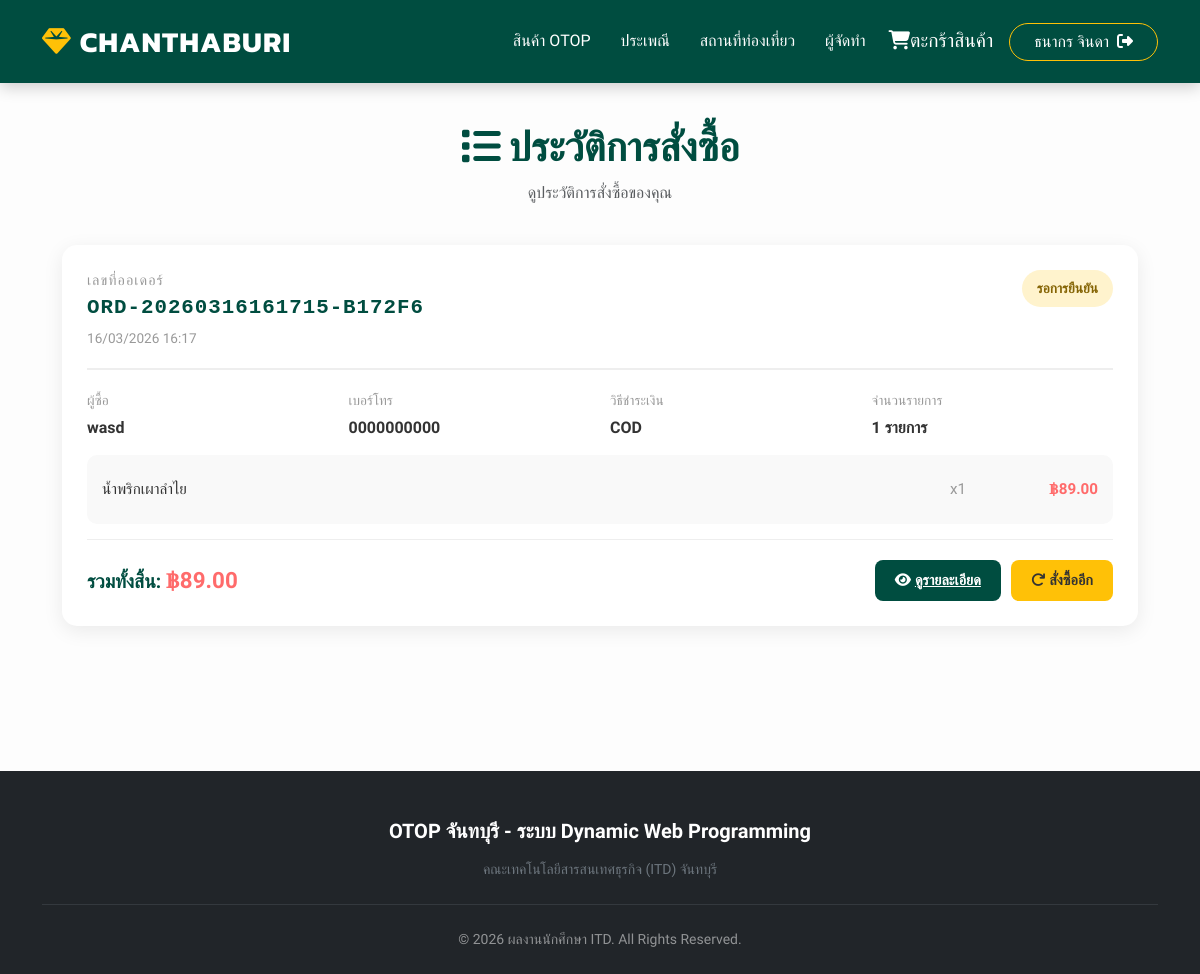
The page /view_orders.php (signed in) on the database its author committed.
### tables this page shows
CREATE TABLE IF NOT EXISTS `orders` (
  `id` int NOT NULL AUTO_INCREMENT,
  `user_id` int DEFAULT NULL,
  `order_number` varchar(50) NOT NULL,
  `total_amount` decimal(10,2) NOT NULL,
  `shipping_cost` decimal(10,2) DEFAULT '0.00',
  `status` varchar(50) DEFAULT 'pending',
  `payment_method` varchar(50) DEFAULT NULL,
  `customer_name` varchar(100) NOT NULL,
  `customer_email` varchar(100) DEFAULT NULL,
  `customer_phone` varchar(20) NOT NULL,
  `shipping_address` text NOT NULL,
  `notes` text,
  `created_at` timestamp NULL DEFAULT CURRENT_TIMESTAMP,
  `updated_at` timestamp NULL DEFAULT CURRENT_TIMESTAMP ON UPDATE CURRENT_TIMESTAMP,
  PRIMARY KEY (`id`),
  UNIQUE KEY `order_number` (`order_number`),
  KEY `user_id` (`user_id`),
  KEY `status` (`status`)
);

CREATE TABLE IF NOT EXISTS `order_items` (
  `id` int NOT NULL AUTO_INCREMENT,
  `order_id` int NOT NULL,
  `product_id` int NOT NULL,
  `product_name` varchar(255) NOT NULL,
  `product_price` decimal(10,2) NOT NULL,
  `quantity` int NOT NULL,
  `subtotal` decimal(10,2) NOT NULL,
  `created_at` timestamp NULL DEFAULT CURRENT_TIMESTAMP,
  PRIMARY KEY (`id`),
  KEY `order_id` (`order_id`),
  KEY `product_id` (`product_id`)
);

### view_orders.php (the view, shortened to what this page needs)
<?php
$user_id = isset($_SESSION['user_id']) ? intval($_SESSION['user_id']) : 0;
include 'includes/header.php';
include 'includes/db_config.php';
$orders = [];
$where = "WHERE user_id = $user_id";
$sql = "SELECT * FROM orders $where ORDER BY created_at DESC";
$result = mysqli_query($conn, $sql);
if ($result) {
    while ($order = mysqli_fetch_assoc($result)) {
        $orders[] = $order;
    }
}
?>
<div class="container orders-container">
    <div class="orders-header">
        <h2><i class="fas fa-list me-2" style="color: #004d40;"></i>ประวัติการสั่งซื้อ</h2>
        <p class="text-muted">ดูประวัติการสั่งซื้อของคุณ</p>
    </div>
    <?php if (empty($orders)): ?>
        <div class="empty-orders">
            <i class="fas fa-inbox"></i>
            <h3>ยังไม่มีออเดอร์</h3>
            <p>คุณยังไม่มีประวัติการสั่งซื้อ</p>
            <a href="product.php" class="btn-shop">
                <i class="fas fa-shopping-basket me-2"></i>ไปเลือกสินค้า
            </a>
        </div>
    <?php else: ?>
        <div class="orders-list">
            <?php foreach ($orders as $order):
                $items_sql = "SELECT * FROM order_items WHERE order_id = {$order['id']}";
                $items_result = mysqli_query($conn, $items_sql);
                $order_items = [];
                while ($item = mysqli_fetch_assoc($items_result)) {
                    $order_items[] = $item;
                }
            ?>
                <div class="order-card">
                    <div class="order-card-header">
                        <div>
                            <div class="order-number-label">เลขที่ออเดอร์</div>
                            <div class="order-number-value"><?= htmlspecialchars($order['order_number']) ?></div>
                            <div class="order-date"><?= date('d/m/Y H:i', strtotime($order['created_at'])) ?></div>
                        </div>
                        <div class="order-status">
                            <span class="status-badge status-<?= $order['status'] ?>">
                                <?php
                                $status_text = [
                                    'pending' => 'รอการยืนยัน',
                                    'confirmed' => 'ยืนยันแล้ว',
                                    'processing' => 'กำลังเตรียม',
                                    'shipped' => 'ส่งแล้ว',
                                    'delivered' => 'ส่งถึงแล้ว',
                                    'cancelled' => 'ยกเลิก'
                                ];
                                echo $status_text[$order['status']] ?? $order['status'];
                                ?>
                            </span>
                        </div>
                    </div>
                    <div class="order-body">
                        <div class="order-row">
                            <div class="order-info">
                                <div class="order-info-label">ผู้ซื้อ</div>
                                <div class="order-info-value"><?= htmlspecialchars($order['customer_name']) ?></div>
                            </div>
                            <div class="order-info">
                                <div class="order-info-label">เบอร์โทร</div>
                                <div class="order-info-value"><?= htmlspecialchars($order['customer_phone']) ?></div>
                            </div>
                            <div class="order-info">
                                <div class="order-info-label">วิธีชำระเงิน</div>
                                <div class="order-info-value">
                                    <?php
                                    $payment_text = [
                                        'bank_transfer' => 'โอนธนาคาร',
                                        'qr_code' => 'QR Code',
                                        'cash_on_delivery' => 'COD'
                                    ];
                                    echo $payment_text[$order['payment_method']] ?? $order['payment_method'];
                                    ?>
                                </div>
                            </div>
                            <div class="order-info">
                                <div class="order-info-label">จำนวนรายการ</div>
                                <div class="order-info-value"><?= count($order_items) ?> รายการ</div>
                            </div>
                        </div>
                        <div class="order-items">
                            <?php foreach ($order_items as $item): ?>
                                <div class="order-item">
                                    <div class="item-name"><?= htmlspecialchars($item['product_name']) ?></div>
                                    <div class="item-qty">x<?= $item['quantity'] ?></div>
                                    <div class="item-price">฿<?= number_format($item['subtotal'], 2) ?></div>
                                </div>
                            <?php endforeach; ?>
                        </div>
                    </div>
                    <div class="order-footer">
                        <div>
                            <div class="order-total">
                                รวมทั้งสิ้น:
                                <span class="order-total-amount">฿<?= number_format($order['total_amount'], 2) ?></span>
                            </div>
                        </div>
                        <div class="order-actions">
                            <a href="order_confirmation.php?order_id=<?= $order['id'] ?>&order_number=<?= htmlspecialchars($order['order_number']) ?>" class="btn-action btn-detail">
                                <i class="fas fa-eye me-1"></i>ดูรายละเอียด
                            </a>
                            <button class="btn-action btn-repeat" onclick="window.location.href='buy_again.php?order_id=<?= $order['id'] ?>'">
                                <i class="fas fa-redo me-1"></i>สั่งซื้ออีก
                            </button>
                        </div>
                    </div>
                </div>
            <?php endforeach; ?>
        </div>
    <?php endif; ?>
</div>
<?php include 'includes/footer.php'; ?>

### includes/header.php (style rules this page uses)
:root { --primary: #004d40; --gold: #ffc107; --dark: #1a1a1a; }
body { font-family: 'Sarabun', sans-serif; background: #fdfdfd; color: #2c3e50; }
h1, h2, h3, .navbar-brand { font-family: 'Kanit', sans-serif; }

### view_orders.php (style rules this page uses)
.orders-container { min-height: 600px; margin: 40px auto; max-width: 1100px; }
.orders-header { text-align: center; margin-bottom: 40px; }
.orders-header h2 { color: #004d40; font-weight: bold; font-size: 2.5rem; margin-bottom: 10px; }
.orders-list { display: grid; gap: 20px; }
.order-card { background: white; border-radius: 15px; padding: 25px; box-shadow: 0 5px 20px rgba(0, 0, 0, 0.08); transition: 0.3s; }
.order-card-header { display: grid; grid-template-columns: 1fr auto; gap: 30px; margin-bottom: 20px; padding-bottom: 20px; border-bottom: 2px solid #eee; align-items: start; }
.order-number-label { color: #999; font-size: 0.9rem; text-transform: uppercase; letter-spacing: 1px; }
.order-number-value { font-size: 1.3rem; font-weight: bold; color: #004d40; font-family: 'Courier New', monospace; letter-spacing: 1px; }
.order-status { text-align: right; }
.status-badge { display: inline-block; padding: 8px 15px; border-radius: 50px; font-size: 0.85rem; font-weight: bold; text-transform: uppercase; margin-bottom: 8px; }
.status-pending { background: #fff3cd; color: #856404; }
.order-date { font-size: 0.85rem; color: #999; margin-top: 5px; }
.order-body { margin-bottom: 15px; }
.order-row { display: grid; grid-template-columns: repeat(4, 1fr); gap: 20px; margin-bottom: 15px; }
.order-info { flex: 1; }
.order-info-label { color: #999; font-size: 0.85rem; text-transform: uppercase; margin-bottom: 5px; }
.order-info-value { color: #333; font-weight: 600; }
.order-items { background: #f9f9f9; padding: 15px; border-radius: 10px; margin-bottom: 15px; }
.order-item { display: flex; justify-content: space-between; align-items: center; padding: 8px 0; font-size: 0.95rem; border-bottom: 1px solid #eee; }
.order-item:last-child { border-bottom: none; }
.item-name { flex: 1; color: #333; }
.item-qty { color: #999; margin: 0 15px; min-width: 50px; text-align: center; }
.item-price { color: #ff6b6b; font-weight: bold; min-width: 100px; text-align: right; }
.order-footer { display: grid; grid-template-columns: 1fr auto; gap: 20px; align-items: center; padding-top: 20px; border-top: 1px solid #eee; }
.order-total { font-size: 1.2rem; font-weight: bold; color: #004d40; }
.order-total-amount { color: #ff6b6b; font-size: 1.4rem; }
.order-actions { display: flex; gap: 10px; }
.btn-action { padding: 10px 20px; border: none; border-radius: 8px; cursor: pointer; font-weight: 600; transition: 0.3s; font-size: 0.9rem; }
.btn-detail { background: #004d40; color: white; }
.btn-repeat { background: #ffc107; color: #333; }

### rows shown on the page
orders: order_number "ORD-20260316161715-B172F6", created_at "16/03/2026 16:17", status "รอการยืนยัน", customer_name "wasd", customer_phone "0000000000", payment_method "COD", count($order_items) "1", total_amount "89.00"
order_items: product_name "น้ำพริกเผาลำไย", quantity "1", subtotal "89.00"

### other values the page prints
$_SESSION['fullname'] "ธนากร จินดา"
